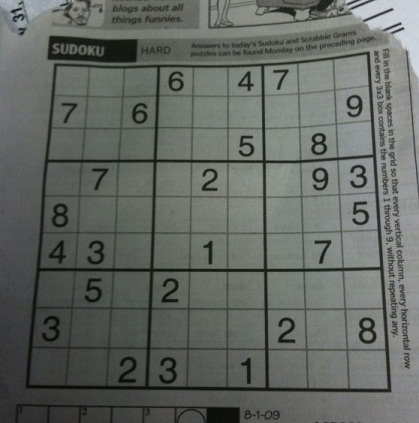
//> input picture sudoku.jpg, 419 x 423 px
$ ./sudoku_solver_main   (built with g++ and OpenCV 4)
//> lines starting //> are read from the running program, lines starting //| are printed output that depends on the picture; after the words box and inside, x2 and y2 are one past the last pixel; in counts of white or black regions, pixels touching at a corner belong together
### digit_recognizer.h
#include <cv.h>
#include <highgui.h>

#include <ml.h>

using namespace cv;
using namespace ml;
#define MAX_NUM_IMAGES    60000

class DigitRecognizer
{
public:
	//constructer
	DigitRecognizer();
	//destructer
	~DigitRecognizer();
	bool train(char* path);
	int classify(Mat img);
private:
	Mat preprocessImage(Mat img);
	int readFlippedInteger(int i);
	int loadMNIST(char* csv_filename, Mat& training_data, Mat& label_data);
private:
	Ptr<KNearest> knn;
	int numRows, numCols, numImages;
};

### digit_recognizer.cpp
#include <cv.h>
#include <highgui.h>
#include <opencv2/opencv.hpp>
#include <bits/stdc++.h>
#include <ml.h>
#include <cerrno>
#include <string>

#include "digit_recognizer.h"
using namespace cv;
using namespace ml;
using namespace std;
#define MAX_NUM_IMAGES    60000
#define PIXELS_IN_IMAGE 28*28

#define ENABLE_TRAIN 1

typedef unsigned char BYTE;

DigitRecognizer::DigitRecognizer()
{
    knn = KNearest::create();
}

DigitRecognizer::~DigitRecognizer()
{
    delete knn;
}

// [76 lines left out: functions readFlippedInteger, computeHOGs, convert_to_ml, not called in this run]


int DigitRecognizer::loadMNIST(char* csv_filename, Mat& training_data, Mat& label_data)
{
    fstream fin;

    // Open an existing file
    fin.open(csv_filename, ios::in);

    // Read the Data from the file
    // as String Vector
    vector<vector<int>> training_vectors;
    vector<int> training_classes;
    string line, word, temp;

    while (fin >> temp)
    {

        vector<int> training_vector;
        int training_class;

        stringstream s(temp);

        // read every column data of a row and
        // store it in a string variable, 'word'
        int count = 0;
        while (getline(s, word, ',')) {

            // add all the column data
            // of a row to a vector
            if(count ==0)
            {
                training_class = stoi(word);
                count++;
            }
            else
            {
                training_vector.push_back(stoi(word));
            }
        }

        training_vectors.push_back(training_vector);
        training_classes.push_back(training_class);
    }

    cout<<training_classes.size()<<" "<<training_vectors[0].size()<<endl;

    //training_data = Mat(training_classes.size(), training_vectors[0].size(), CV_8U);
    label_data =  Mat(training_classes.size(), 1, CV_8U);


    // [7 lines of commented-out code are left out]

    for(int i=0;i<label_data.rows;i++)
    {
        label_data.at<uchar>(i, 0) = (uchar)training_classes[i];
    }

    vector<Mat> list_of_images;

    for(int k=0;k<training_vectors.size();k++)
    {
        int count = 0;
        Mat one_cell = Mat(28, 28, CV_8U);
        for(int i=0;i<28;i++)
        {
            for(int j=0;j<28;j++)
            {
                one_cell.at<uchar>(i, j) = (uchar)training_vectors[k][count++];
            }
        }
        list_of_images.push_back(one_cell);

        // [6 lines of commented-out code are left out]
    }

    vector<Mat> gradient_lst;
    computeHOGs(Size(28, 28), list_of_images, gradient_lst, false);

    convert_to_ml(gradient_lst, training_data);

    return 1;
}

bool DigitRecognizer::train(char *path)
{
	try
	{
		Mat train_data_mat, train_label_mat;

		loadMNIST(path, train_data_mat, train_label_mat);

		train_data_mat.convertTo(train_data_mat, CV_32FC1);
		train_label_mat.convertTo(train_label_mat, CV_32SC1);

		numImages = train_data_mat.rows;
		numRows = 28;
		numCols = 28;

		knn->setDefaultK(10);
		knn->train(train_data_mat, ml::SampleTypes::ROW_SAMPLE, train_label_mat);
		cout<<"Training done!\n";
	}
	catch (const Exception& ex)
	{
		cout << "Error: " << ex.what() << endl;
	}
    return true;
}

// [122 lines left out: functions classify, preprocessImage, not called in this run]

### sudoku_solver_main.cpp
#include <cv.h>
#include <highgui.h>
#include <opencv2/opencv.hpp>
#include <vector>

#include "digit_recognizer.cpp"

using namespace cv;
using namespace std;

// [21 lines left out: function drawLine, not called in this run]

Mat removeBorders(Mat image)
{
    Mat horizontal_image = image.clone();
    Mat vertical_image = image.clone();

    int scale = 10;

    int horizontal_size = horizontal_image.cols/scale;
    int vertical_size = vertical_image.rows/scale;

    Mat element;
    element = getStructuringElement(MORPH_RECT, Size(horizontal_size, 1), Point(-1,-1) );
    erode(horizontal_image, horizontal_image, element);
    dilate(horizontal_image, horizontal_image, element);

    element = getStructuringElement(MORPH_RECT, Size(1, vertical_size), Point(-1,-1) );
    erode(vertical_image, vertical_image, element);
    dilate(vertical_image, vertical_image, element);

    Mat mask_img;
    add(horizontal_image, vertical_image, mask_img);

    Mat result;
//  bitwise_or(image, mask_img, result);
    subtract(image, mask_img, result);

    namedWindow("result", CV_WINDOW_AUTOSIZE);
    imshow("result", result);
    waitKey(0);

    return result;

}

void mergeRelatedLines(vector<Vec2f>*lines, Mat &img)
{
	vector<Vec2f>::iterator current;
	for(current=lines->begin(); current!=lines->end();current++)
	{
		// iterate through all lines, "fuse" (average) them together.
		// to distinguish already fused lines, use radius = 0, angle = -100 (impossible values)
		if((*current)[0]==0 && (*current)[1]==-100) continue;

		float p1 = (*current)[0];
        float theta1 = (*current)[1];

        //using these two values, find two points on this line

        Point pt1current, pt2current;
        if(theta1>CV_PI*45/180 && theta1<CV_PI*135/180)
        {
        	// line is approx horizontal
        	// pt1current is the left extreme
            pt1current.x=0;
            pt1current.y = p1/sin(theta1);

            // pt2current is the right extreme
            pt2current.x=img.size().width;
            pt2current.y=-pt2current.x/tan(theta1) + p1/sin(theta1);
        }
        else
        {
        	// line is approx vertical
        	// pt1current is top extreme
            pt1current.y=0;
            pt1current.x=p1/cos(theta1);

            // pt2current is bottom extreme
            pt2current.y=img.size().height;
            pt2current.x=-pt2current.y/tan(theta1) + p1/cos(theta1);
        }

        vector<Vec2f>::iterator pos;
        for(pos=lines->begin();pos!=lines->end();pos++)
        {
        	// ignore if we come across the currently considered line
            if(*current==*pos) continue;

            // check if this line is close enough to our considered line
            if(fabs((*pos)[0]-(*current)[0])<20 && fabs((*pos)[1]-(*current)[1])<CV_PI*10/180)
            {
                float p = (*pos)[0];
                float theta = (*pos)[1];

                // calculate the extreme points for this line as well
                Point pt1, pt2;
                if((*pos)[1]>CV_PI*45/180 && (*pos)[1]<CV_PI*135/180)
                {
                    pt1.x=0;
                    pt1.y = p/sin(theta);
                    pt2.x=img.size().width;
                    pt2.y=-pt2.x/tan(theta) + p/sin(theta);
                }
                else
                {
                    pt1.y=0;
                    pt1.x=p/cos(theta);
                    pt2.y=img.size().height;
                    pt2.x=-pt2.y/tan(theta) + p/cos(theta);
                }

                // merge both lines if the two points are close enough
                if(((double)(pt1.x-pt1current.x)*(pt1.x-pt1current.x) + (pt1.y-pt1current.y)*(pt1.y-pt1current.y)<64*64) &&
((double)(pt2.x-pt2current.x)*(pt2.x-pt2current.x) + (pt2.y-pt2current.y)*(pt2.y-pt2current.y)<64*64))
                {
                    (*current)[0] = ((*current)[0]+(*pos)[0])/2;

                    (*current)[1] = ((*current)[1]+(*pos)[1])/2;

                    (*pos)[0]=0;
                    (*pos)[1]=-100;
                }
            }
        }
	}
}

int main()
{
	//reading and storing the sudoku image
	//assuming the sudoku grid forms the major part of the image
	Mat sudoku = imread("sudoku.jpg", 0);
	//0 for grayscale

	//create a same sized empty image container
	Mat outerBox = Mat(sudoku.size(), CV_8UC1);

    // apply a Gaussian Blur to this sudoku
	GaussianBlur(sudoku, sudoku, Size(11, 11), 0);
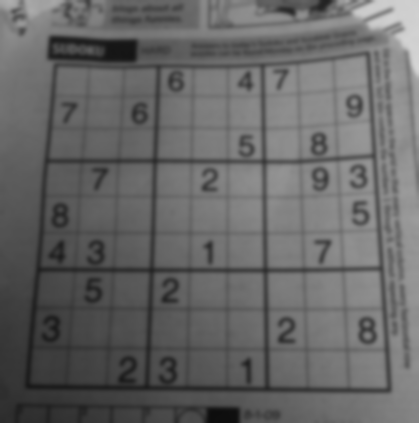
//> sudoku: 423 rows x 419 cols, CV_8UC1; min 13, max 213, mean 101.9

	//Printing the blurred image
	/*namedWindow("Blur", CV_WINDOW_AUTOSIZE );
	imshow("Blur", sudoku);
	waitKey(0);*/

	//Performing adaptive thresholding that is independent of illumination levels
	adaptiveThreshold(sudoku, outerBox, 255, ADAPTIVE_THRESH_MEAN_C, THRESH_BINARY, 5, 2);
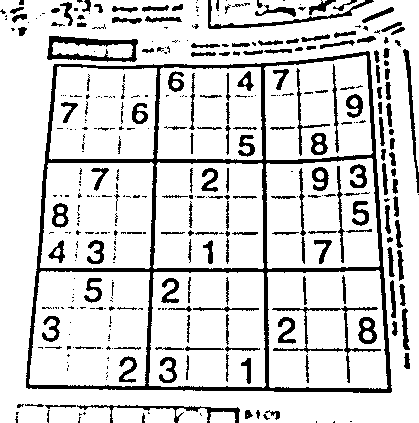
//> outerBox: 423 rows x 419 cols, CV_8UC1; 83.5% white; 389 black regions (212 under 20 px), largest, box (x1, y1, x2, y2) and area: (26, 51, 392, 393) 10109, (47, 36, 138, 62) 1011, (272, 306, 381, 383) 771
	//calculates mean over a 5*5 window and subtracts 2 from this mean (threshold level for every pixel)

	bitwise_not(outerBox, outerBox);
	//invert the image cause we're interested in the borders, make em white!

	//namedWindow("Invert", CV_WINDOW_AUTOSIZE);
    //imshow("Invert", outerBox);

	//adaptive thresholding could have broken certain connected parts.
	//let's dilate it to get back those lines

	Mat kernel = (Mat_<uchar>(3,3) << 0,1,0,1,1,1,0,1,0);
	//plus shaped kernel element
    dilate(outerBox, outerBox, kernel);

    //namedWindow("Invert+Dilate", CV_WINDOW_AUTOSIZE);
    //imshow("Invert+Dilate", outerBox);
    //now, we must find the biggest blob

    int count = 0;
    int max = -1;

    Point maxPt;

    for(int y=0;y<outerBox.size().height;y++)
    {
    	uchar *row = outerBox.ptr(y);
    	for(int x=0;x<outerBox.size().width;x++)
    	{
    		//making sure the pixel is white
    		if(row[x]>=128)
    		{
    			//flood fill this blob with gray and check it's area
    			int area = floodFill(outerBox, Point(x,y), CV_RGB(0, 0, 64));
                // floodFill fills the area under the outerBox starting at point(x, y)
                // along the lines of the edges it's a part of, with color grey (0, 0, 64)
    			if(area>max)
    			{
    				maxPt = Point(x, y);
    				max = area;
    				//remember maximum such blob
    			}

    		}
    	}
    }
//> this loop made 423 passes
//> (maxPt, max) on passes 1 to 3: (Point(207, 0), 1602), (Point(207, 0), 1602), (Point(207, 0), 1602)
//> outerBox: 423 rows x 419 cols, CV_8UC1; values 0 (black) and 64 (white), 27.2% white; 186 white regions (34 under 20 px), largest, box (x1, y1, x2, y2) and area: (25, 50, 393, 394) 15245, (271, 274, 382, 384) 1798, (207, 0, 375, 30) 1717
//> after the loop, max = 15245

    //basically only the blue one stands, because this is grayscale!
    floodFill(outerBox, maxPt, CV_RGB(0,0,255));
    //so the last 255 indicates full white
    //fills the largest blob white

    for(int y=0;y<outerBox.size().height;y++)
    {
        uchar *row = outerBox.ptr(y);
        for(int x=0;x<outerBox.size().width;x++)
        {
        	//as long as the points aren't maxPts(i.e. the large blob)
        	//and the value of pixel is gray
            if(row[x]==64 && x!=maxPt.x && y!=maxPt.y)
            {
                //flood fill other minor blobs to black, not required!
                int area = floodFill(outerBox, Point(x,y), CV_RGB(0,0,0));
            }
        }
    }
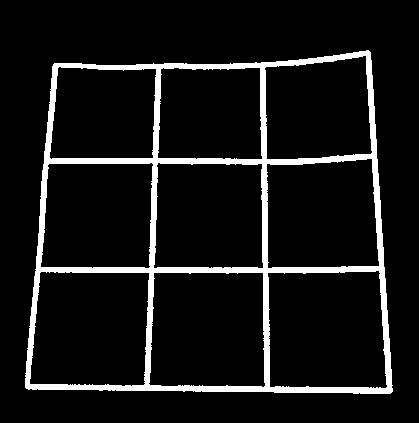
//> outerBox: 423 rows x 419 cols, CV_8UC1; 8.6% white; 1 white region, box (x1, y1, x2, y2) and area: (25, 50, 393, 394) 15245

/*    cvNamedWindow("Isolate blob");
    imshow("Isolate blob", outerBox);
   	waitKey(0);*/

    //perform erosion after this, so that we "restore" the dilation done before
    erode(outerBox, outerBox, kernel);
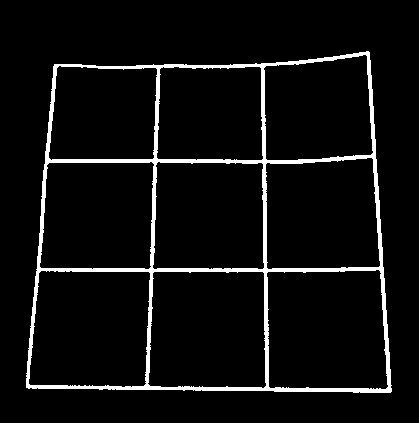
//> outerBox: 423 rows x 419 cols, CV_8UC1; 5.7% white; 1 white region, box (x1, y1, x2, y2) and area: (26, 51, 392, 393) 10121
    // [7 lines of commented-out code are left out]
    vector<Vec2f> lines;
    // Hough line transformations
    // get all lines drawn from points on outerBox (contains edges only!) based on threshold on number of votes (200) and a
   	// resolution on the radius and angle of the line
    HoughLines(outerBox, lines, 1, CV_PI/180, 200);
//> lines = 21 lines (rho, theta), first 12: [385, 1.59], [388, 1.57], [269, 1.57], [-362, 3.07], [-261, 3.12], [160, 0.03], [60, 0.09], [-366, 3.09], [160, 1.57], [264, 0], [273, 1.55], [158, 1.59]

    // we merge some of these lines
    mergeRelatedLines(&lines, outerBox);
//> the loop in mergeRelatedLines, `for(current=lines->begin(); current!=lines->end();current++)` made 21 passes
//> lines = 21 items, first 12: [386.5, 1.58], [0, -100], [268.5, 1.58], [-362, 3.07], [-261, 3.12], [160, 0.03], [60, 0.09], [-366, 3.09], [161.5, 1.57], [264, 0], [0, -100], [0, -100]

    // Now, we detect extreme lines
    // Set random initial values
    Vec2f topEdge = Vec2f(1000,1000);    double topYIntercept=100000, topXIntercept=0;
    Vec2f bottomEdge = Vec2f(-1000,-1000);        double bottomYIntercept=0, bottomXIntercept=0;
    Vec2f leftEdge = Vec2f(1000,1000);    double leftXIntercept=100000, leftYIntercept=0;
    Vec2f rightEdge = Vec2f(-1000,-1000);        double rightXIntercept=0, rightYIntercept=0;

    for(int i=0;i<lines.size();i++)
    {
    	Vec2f current = lines[i];
    	float p = current[0];
    	float theta = current[1];

    	// ignore if we encounter a merged line
    	if(p==0 && theta==-100)
    		continue;

    	double xIntercept, yIntercept;
        xIntercept = p/cos(theta);
        yIntercept = p/(cos(theta)*sin(theta));

        //if the line is nearly horizontal
        if(theta>CV_PI*80/180 && theta<CV_PI*100/180)
        {
            if(p<topEdge[0])
                topEdge = current;

            if(p>bottomEdge[0])
                bottomEdge = current;
        }
        //if the line is nearly vertical
        else if(theta<CV_PI*10/180 || theta>CV_PI*170/180)
        {
            if(xIntercept>rightXIntercept)
            {
                rightEdge = current;
                rightXIntercept = xIntercept;
            }
            else if(xIntercept<=leftXIntercept)
            {
                leftEdge = current;
                leftXIntercept = xIntercept;
            }
        }
        // ignore lines of any other slope
    } // done detecting extreme lines!
//> this loop made 21 passes
//> (p, theta, xIntercept, yIntercept, leftXIntercept) on passes 5, 6, 7, 19: (-261, 3.12, 261, 14957.2, 261), (160, 0.0349, 160.1, 4587.4, 160.1), (60, 0.0873, 60.23, 691.1, 60.23), (56, 0.0698, 56.14, 804.8, 56.14)
//> after the loop, rightXIntercept = 366.5; leftXIntercept = 56.14

    // find two points on each of these lines
    Point left1, left2, right1, right2, bottom1, bottom2, top1, top2;

    int height=outerBox.size().height;
    int width=outerBox.size().width;

    if(leftEdge[1]!=0)
    {
    	// infinite slope?
        left1.x=0;        left1.y=leftEdge[0]/sin(leftEdge[1]);
//> after `left1.y = leftEdge[0]/ sin(leftEdge[1])`: left1 = Point(0, 802)
        left2.x=width;    left2.y=-left2.x/tan(leftEdge[1]) + left1.y;
//> after `left2.y = - left2.x / tan(leftEdge[1])+ left1.y`: left2 = Point(419, -5189)
    }
    else
    {
        left1.y=0;        left1.x=leftEdge[0]/cos(leftEdge[1]);
        left2.y=height;    left2.x=left1.x - height*tan(leftEdge[1]);

    }

    if(rightEdge[1]!=0)
    {
    	// infinite slope?
        right1.x=0;        right1.y=rightEdge[0]/sin(rightEdge[1]);
//> after `right1.y = rightEdge[0]/ sin(rightEdge[1])`: right1 = Point(0, -6993)
        right2.x=width;    right2.y=-right2.x/tan(rightEdge[1]) + right1.y;
//> after `right2.y = - right2.x / tan(rightEdge[1])+ right1.y`: right2 = Point(419, 1001)
    }
    else
    {
        right1.y=0;        right1.x=rightEdge[0]/cos(rightEdge[1]);
        right2.y=height;    right2.x=right1.x - height*tan(rightEdge[1]);

    }

    // no issues with infinite slopes here!
    bottom1.x=0;    bottom1.y=bottomEdge[0]/sin(bottomEdge[1]);
//> after `bottom1.y = bottomEdge[0]/ sin(bottomEdge[1])`: bottom1 = Point(0, 386)
    bottom2.x=width;bottom2.y=-bottom2.x/tan(bottomEdge[1]) + bottom1.y;
//> after `bottom2.y = - bottom2.x / tan(bottomEdge[1])+ bottom1.y`: bottom2 = Point(419, 389)

    top1.x=0;        top1.y=topEdge[0]/sin(topEdge[1]);
//> after `top1.y = topEdge[0]/ sin(topEdge[1])`: top1 = Point(0, 67)
    top2.x=width;    top2.y=-top2.x/tan(topEdge[1]) + top1.y;
//> after `top2.y = - top2.x / tan(topEdge[1])+ top1.y`: top2 = Point(419, 63)

    // we now find the intersection of these four lines
	double leftA = left2.y-left1.y;
//> leftA = -5991
    double leftB = left1.x-left2.x;
//> leftB = -419

    double leftC = leftA*left1.x + leftB*left1.y;
//> leftC = -336038

    double rightA = right2.y-right1.y;
//> rightA = 7994
    double rightB = right1.x-right2.x;
//> rightB = -419

    double rightC = rightA*right1.x + rightB*right1.y;
//> rightC = 2930067

    double topA = top2.y-top1.y;
//> topA = -4
    double topB = top1.x-top2.x;
//> topB = -419

    double topC = topA*top1.x + topB*top1.y;
//> topC = -28073

    double bottomA = bottom2.y-bottom1.y;
//> bottomA = 3
    double bottomB = bottom1.x-bottom2.x;
//> bottomB = -419

    double bottomC = bottomA*bottom1.x + bottomB*bottom1.y;
//> bottomC = -161734

    // Intersection of left and top
    double detTopLeft = leftA*topB - leftB*topA;
//> detTopLeft = 2508553
    CvPoint ptTopLeft = cvPoint((topB*leftC - leftB*topC)/detTopLeft, (leftA*topC - topA*leftC)/detTopLeft);
//> ptTopLeft = Point(51, 66)

    // Intersection of top and right
    double detTopRight = rightA*topB - rightB*topA;
//> detTopRight = -3351162
    CvPoint ptTopRight = cvPoint((topB*rightC-rightB*topC)/detTopRight, (rightA*topC-topA*rightC)/detTopRight);
//> ptTopRight = Point(369, 63)

    // Intersection of right and bottom
    double detBottomRight = rightA*bottomB - rightB*bottomA;
//> detBottomRight = -3348229
    CvPoint ptBottomRight = cvPoint((bottomB*rightC-rightB*bottomC)/detBottomRight, (rightA*bottomC-bottomA*rightC)/detBottomRight);
//> ptBottomRight = Point(386, 388)

    // Intersection of bottom and left
    double detBottomLeft = leftA*bottomB-leftB*bottomA;
//> detBottomLeft = 2511486
    CvPoint ptBottomLeft = cvPoint((bottomB*leftC-leftB*bottomC)/detBottomLeft, (leftA*bottomC-bottomA*leftC)/detBottomLeft);
//> ptBottomLeft = Point(29, 386)

    // we now have the points that can correct the skewed perspective!
    // the image will now be the square of the length of the longest edge

    int maxLength = (ptBottomLeft.x-ptBottomRight.x)*(ptBottomLeft.x-ptBottomRight.x) + (ptBottomLeft.y-ptBottomRight.y)*(ptBottomLeft.y-ptBottomRight.y);
//> maxLength = 127453
    int temp = (ptTopRight.x-ptBottomRight.x)*(ptTopRight.x-ptBottomRight.x) + (ptTopRight.y-ptBottomRight.y)*(ptTopRight.y-ptBottomRight.y);
//> temp = 105914

    if(temp>maxLength) maxLength = temp;

    temp = (ptTopRight.x-ptTopLeft.x)*(ptTopRight.x-ptTopLeft.x) + (ptTopRight.y-ptTopLeft.y)*(ptTopRight.y-ptTopLeft.y);
//> temp = 101133

    if(temp>maxLength) maxLength = temp;

    temp = (ptBottomLeft.x-ptTopLeft.x)*(ptBottomLeft.x-ptTopLeft.x) + (ptBottomLeft.y-ptTopLeft.y)*(ptBottomLeft.y-ptTopLeft.y);
//> temp = 102884

    if(temp>maxLength) maxLength = temp;

    maxLength = sqrt((double)maxLength);
//> maxLength = 357

    // now that we have the length of the unskewed version,
    // let's distort the current image into a squared unskewed version

	Point2f src[4], dst[4];
	// top left point becomes origin and so on
	src[0] = ptTopLeft;            dst[0] = Point2f(0,0);
//> after `src[0]= ptTopLeft`: src = 4 Points (x, y): [51, 66], [0, 0], [0, 0], [0, 0]
	src[1] = ptTopRight;        dst[1] = Point2f(maxLength-1, 0);
//> after `src[1]= ptTopRight`: src = 4 Points (x, y): [51, 66], [369, 63], [0, 0], [0, 0]
//> after `dst[1]= Point2f(maxLength - 1, 0)`: dst = 4 Points (x, y): [0, 0], [356, 0], [0, 0], [0, 0]
	src[2] = ptBottomRight;        dst[2] = Point2f(maxLength-1, maxLength-1);
//> after `src[2]= ptBottomRight`: src = 4 Points (x, y): [51, 66], [369, 63], [386, 388], [0, 0]
//> after `dst[2]= Point2f(maxLength - 1, maxLength - 1)`: dst = 4 Points (x, y): [0, 0], [356, 0], [356, 356], [0, 0]
	src[3] = ptBottomLeft;        dst[3] = Point2f(0, maxLength-1);
//> after `src[3]= ptBottomLeft`: src = 4 Points (x, y): [51, 66], [369, 63], [386, 388], [29, 386]
//> after `dst[3]= Point2f(0, maxLength - 1)`: dst = 4 Points (x, y): [0, 0], [356, 0], [356, 356], [0, 356]

	Mat original = imread("sudoku.jpg", 0);

	Mat undistorted = Mat(Size(maxLength, maxLength), CV_8UC1);
//> undistorted: 357 rows x 357 cols, CV_8UC1; every value is 0
	cv::warpPerspective(original, undistorted, cv::getPerspectiveTransform(src, dst), Size(maxLength, maxLength));
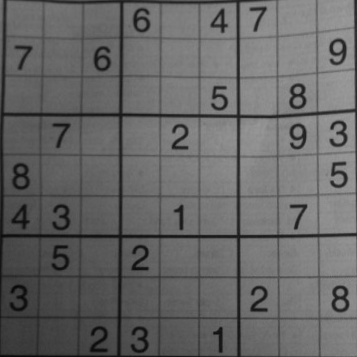
//> undistorted: 357 rows x 357 cols, CV_8UC1; min 5, max 156, mean 102.4

    imwrite("undistorted_sudoku.jpg", undistorted);

    Mat undistortedThreshed = undistorted.clone();
    adaptiveThreshold(undistorted, undistortedThreshed, 255, CV_ADAPTIVE_THRESH_GAUSSIAN_C, CV_THRESH_BINARY_INV, 101, 1);
//> undistortedThreshed: 357 rows x 357 cols, CV_8UC1; 21.8% white; 91 white regions (64 under 20 px), largest, box (x1, y1, x2, y2) and area: (0, 0, 357, 357) 20904, (331, 285, 350, 313) 333, (93, 46, 112, 72) 327

    imwrite("undistorted_th_sudoku.jpg", undistortedThreshed);

    undistortedThreshed = removeBorders(undistortedThreshed);
//> in removeBorders, `add(horizontal_image, vertical_image, mask_img);`:
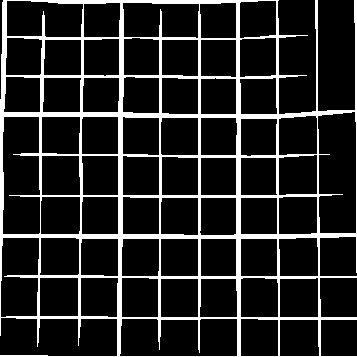
//> mask_img: 357 rows x 357 cols, CV_8UC1; 15% white; 1 white region, box (x1, y1, x2, y2) and area: (0, 0, 357, 357) 19094
//> in removeBorders, `subtract(image, mask_img, result);`:
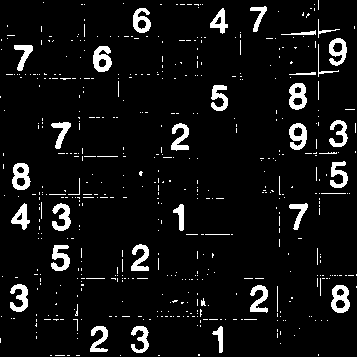
//> result: 357 rows x 357 cols, CV_8UC1; 6.8% white; 518 white regions (480 under 20 px), largest, box (x1, y1, x2, y2) and area: (331, 285, 350, 313) 333, (93, 46, 112, 72) 327, (12, 163, 31, 190) 321

    cvNamedWindow("Undistorted");
    imshow("Undistorted", undistortedThreshed);
    waitKey(0);

    DigitRecognizer *dr = new DigitRecognizer();
    bool b = dr->train("/home/prahlad/MNIST/mnist_train.csv");
//> (the run ends here: the program crashes, at `cout<<training_classes.size()<<" "<<training_vectors[0].size()<<endl;`)
